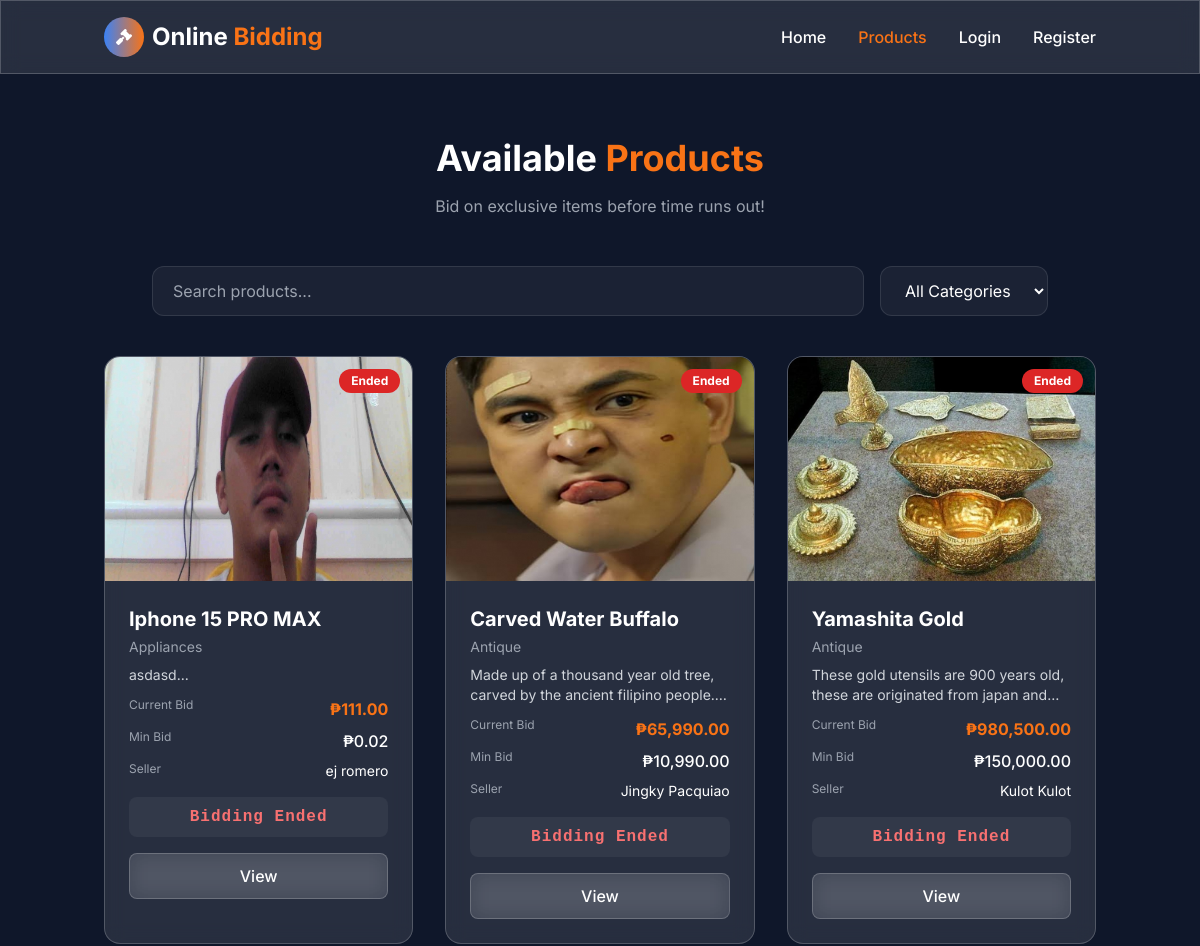
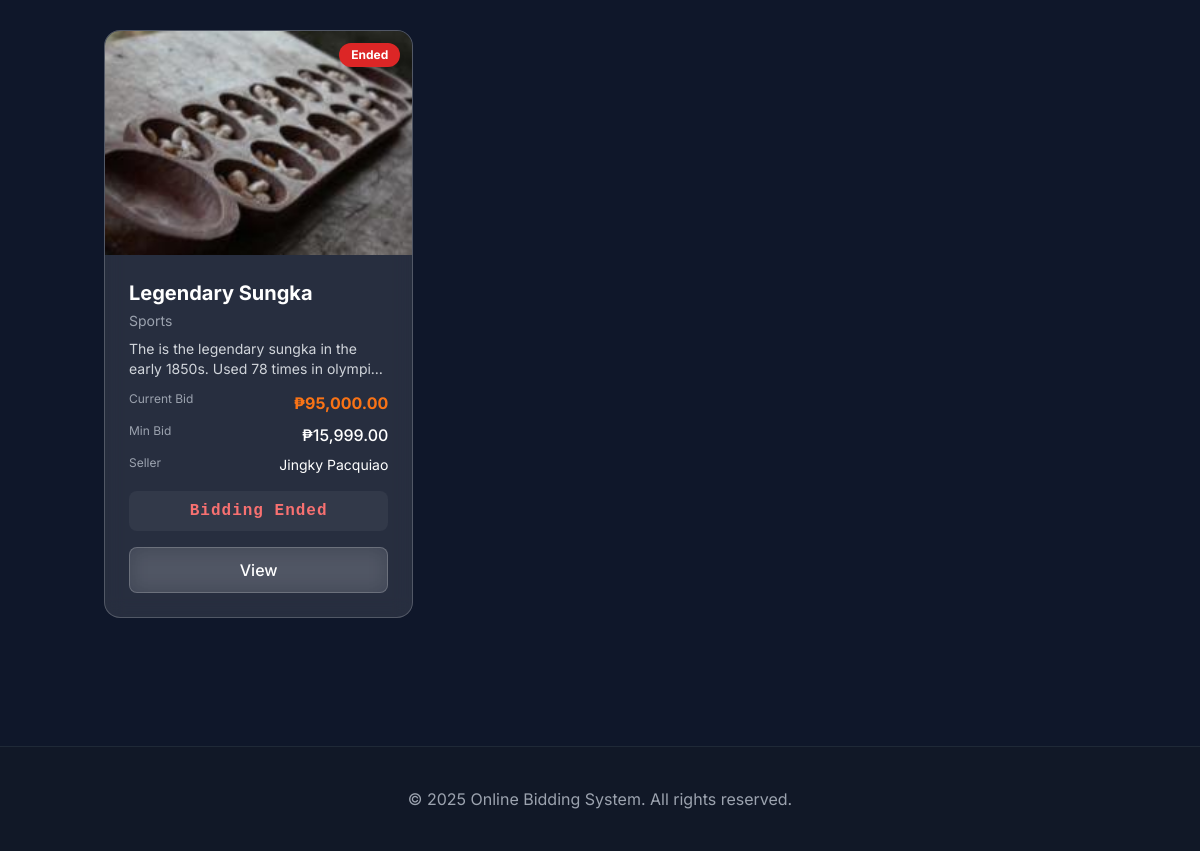
/products.php, run on the app's committed database (2 pictures, top to bottom).
### tables this page shows
CREATE TABLE `products` (
  `id` int(30) NOT NULL,
  `productOwner` varchar(50) NOT NULL,
  `productStatus` varchar(20) NOT NULL,
  `productName` varchar(100) NOT NULL,
  `category` varchar(50) NOT NULL,
  `itemDesc` text NOT NULL,
  `bidCount` int(11) NOT NULL,
  `minimumBid` double NOT NULL,
  `productPrice` double NOT NULL,
  `productEnd` datetime NOT NULL,
  `productImgLoc` varchar(255) NOT NULL,
  `datePosted` datetime NOT NULL DEFAULT current_timestamp()
);

CREATE TABLE `users` (
  `id` int(30) NOT NULL,
  `firstName` varchar(50) NOT NULL,
  `lastName` varchar(50) NOT NULL,
  `userMoney` varchar(100) NOT NULL,
  `amountRcvble` varchar(100) NOT NULL,
  `password` text NOT NULL,
  `email` varchar(200) NOT NULL,
  `contact` varchar(100) NOT NULL,
  `address` text NOT NULL,
  `userType` tinyint(4) NOT NULL,
  `securityWord` varchar(50) NOT NULL,
  `profilePic` varchar(100) NOT NULL,
  `isLogin` smallint(6) NOT NULL,
  `date_created` datetime NOT NULL DEFAULT current_timestamp(),
  `created_at` datetime DEFAULT current_timestamp(),
  `avatar` varchar(255) DEFAULT '../assets/img/default-avatar.png'
);

### config.php (called while the page is built, shortened)
<?php
function isLoggedIn() {
    return isset($_SESSION['user_id']);
}
function formatCurrency($amount) {
    return '₱' . number_format($amount, 2);
}
?>

### products.php (the view, shortened to what this page needs)
<?php
include 'config.php';
?>
<!DOCTYPE html>
<html lang="en">
<head>
    <script src="https://cdn.tailwindcss.com"></script>
    <link rel="stylesheet" href="https://cdnjs.cloudflare.com/ajax/libs/font-awesome/6.4.0/css/all.min.css">
</head>
<body class="bg-deep-blue text-white min-h-screen">
    <header class="sticky top-0 z-50 glass-effect py-4 border-b border-white/10">
        <div class="container mx-auto px-4">
            <div class="flex justify-between items-center">
                <div class="flex items-center space-x-2">
                    <div class="w-10 h-10 rounded-full bg-gradient-to-r from-electric-blue to-bright-orange flex items-center justify-center">
                        <i class="fas fa-gavel text-white"></i>
                    </div>
                    <h1 class="text-2xl font-bold">Online <span class="text-bright-orange">Bidding</span></h1>
                </div>
                <nav class="hidden md:flex space-x-8">
                    <a href="index.php" class="font-medium hover:text-bright-orange transition-colors">Home</a>
                    <a href="products.php" class="font-medium text-bright-orange">Products</a>
                    <?php if(isLoggedIn()): ?>
                        <?php if(isAdmin()): ?>
                            <a href="admin/dashboard.php" class="font-medium hover:text-bright-orange">Admin</a>
                        <?php else: ?>
                            <a href="client/dashboard.php" class="font-medium hover:text-bright-orange">Dashboard</a>
                        <?php endif; ?>
                        <a href="logout.php" class="font-medium hover:text-bright-orange">Logout</a>
                    <?php else: ?>
                        <button onclick="openModal('loginModal')" class="font-medium hover:text-bright-orange">Login</button>
                        <button onclick="openModal('registerModal')" class="font-medium hover:text-bright-orange">Register</button>
                    <?php endif; ?>
                </nav>
            </div>
        </div>
    </header>
    <main class="py-12 md:py-16">
        <div class="container mx-auto px-4">
            <div class="text-center mb-12">
                <h2 class="text-3xl md:text-4xl font-bold mb-4">Available <span class="text-bright-orange">Products</span></h2>
                <p class="text-gray-400 max-w-2xl mx-auto">Bid on exclusive items before time runs out!</p>
            </div>
            <div class="max-w-4xl mx-auto mb-10 flex flex-col md:flex-row gap-4">
                <input type="text" id="searchInput" placeholder="Search products..." class="flex-1 px-5 py-3 bg-white/5 border border-white/10 rounded-xl text-white placeholder-gray-400 focus:outline-none focus:ring-2 focus:ring-bright-orange">
                <select id="categoryFilter" class="px-5 py-3 bg-white/5 border border-white/10 rounded-xl text-white focus:outline-none focus:ring-2 focus:ring-bright-orange">
                    <option value="all">All Categories</option>
                </select>
            </div>
            <div id="productsGrid" class="grid grid-cols-1 md:grid-cols-2 lg:grid-cols-3 gap-8">
                <?php
                $query = "SELECT p.*, u.firstName, u.lastName
                         FROM products p
                         JOIN users u ON p.productOwner = u.id
                         WHERE p.productStatus = 'active'
                         ORDER BY p.datePosted DESC";
                $result = $conn->query($query);
                if ($result->num_rows > 0) {
                    while($row = $result->fetch_assoc()) {
                        $endTime = strtotime($row['productEnd']);
                        $timeLeft = $endTime - time();
                        $isEnded = $timeLeft <= 0;
                ?>
                        <div class="product-card glass-effect rounded-2xl overflow-hidden card-hover" data-category="<?= htmlspecialchars($row['category']) ?>">
                            <div class="relative">
                                <img src="<?= htmlspecialchars($row['productImgLoc']) ?>" alt="<?= htmlspecialchars($row['productName']) ?>" class="w-full h-56 object-cover">
                                <div class="absolute top-3 right-3 <?= $isEnded ? 'bg-red-600' : 'bg-bright-orange' ?> text-white px-3 py-1 rounded-full text-xs font-bold">
                                    <?= $isEnded ? 'Ended' : 'Live' ?>
                                </div>
                            </div>
                            <div class="p-6">
                                <h3 class="text-xl font-bold mb-1"><?= htmlspecialchars($row['productName']) ?></h3>
                                <p class="text-sm text-gray-400 mb-2"><?= htmlspecialchars($row['category']) ?></p>
                                <p class="text-gray-300 text-sm mb-3 line-clamp-2"><?= htmlspecialchars(substr($row['itemDesc'], 0, 100)) ?>...</p>
                                <div class="space-y-2 mb-4">
                                    <div class="flex justify-between">
                                        <span class="text-gray-400 text-xs">Current Bid</span>
                                        <span class="font-bold text-bright-orange"><?= formatCurrency($row['productPrice']) ?></span>
                                    </div>
                                    <div class="flex justify-between">
                                        <span class="text-gray-400 text-xs">Min Bid</span>
                                        <span class="font-medium"><?= formatCurrency($row['minimumBid']) ?></span>
                                    </div>
                                    <div class="flex justify-between">
                                        <span class="text-gray-400 text-xs">Seller</span>
                                        <span class="text-sm"><?= htmlspecialchars($row['firstName'] . ' ' . $row['lastName']) ?></span>
                                    </div>
                                </div>
                                <div class="countdown text-center py-2 mb-4 rounded-lg bg-white/5 <?= $isEnded ? 'text-red-400' : 'text-electric-blue' ?>"
                                     data-endtime="<?= $row['productEnd'] ?>">
                                </div>
                                <div class="flex gap-2">
                                    <a href="product_detail.php?id=<?= $row['id'] ?>" class="flex-1 py-2.5 glass-effect rounded-lg font-medium text-center hover:bg-white/20 transition-all">
                                        View
                                    </a>
                                </div>
                            </div>
                        </div>
                <?php
                    }
                } else {
                    echo '<div class="col-span-3 text-center py-16"><div class="glass-effect rounded-2xl p-8 max-w-md mx-auto"><i class="fas fa-box-open text-5xl text-gray-400 mb-4"></i><h3 class="text-xl font-bold mb-2">No Products</h3><p class="text-gray-400">Check back later.</p></div></div>';
                }
                ?>
            </div>
        </div>
    </main>
    <footer class="py-10 bg-gray-900 mt-16 border-t border-gray-800">
        <div class="container mx-auto px-4 text-center text-gray-400">
            <p>&copy; 2025 Online Bidding System. All rights reserved.</p>
        </div>
    </footer>
</body>
</html>

### data on the page
products: productImgLoc (picture), shows "Ended", productName "Iphone 15 PRO MAX", category "Appliances", itemDesc "asdasd", productPrice "₱111.00", minimumBid "₱0.02", users.firstName+lastName "ej romero"
products: productImgLoc (picture), shows "Ended", productName "Carved Water Buffalo", category "Antique", itemDesc "Made up of a thousand year old tree, carved by the ancient filipino…", productPrice "₱65,990.00", minimumBid "₱10,990.00", users.firstName+lastName "Jingky Pacquiao"
products: productImgLoc (picture), shows "Ended", productName "Yamashita Gold", category "Antique", itemDesc "These gold utensils are 900 years old, these are originated from japan…", productPrice "₱980,500.00", minimumBid "₱150,000.00", users.firstName+lastName "Kulot Kulot"
products: productImgLoc (picture), shows "Ended", productName "Legendary Sungka", category "Sports", itemDesc "The is the legendary sungka in the early 1850s. Used 78 times in…", productPrice "₱95,000.00", minimumBid "₱15,999.00", users.firstName+lastName "Jingky Pacquiao"
